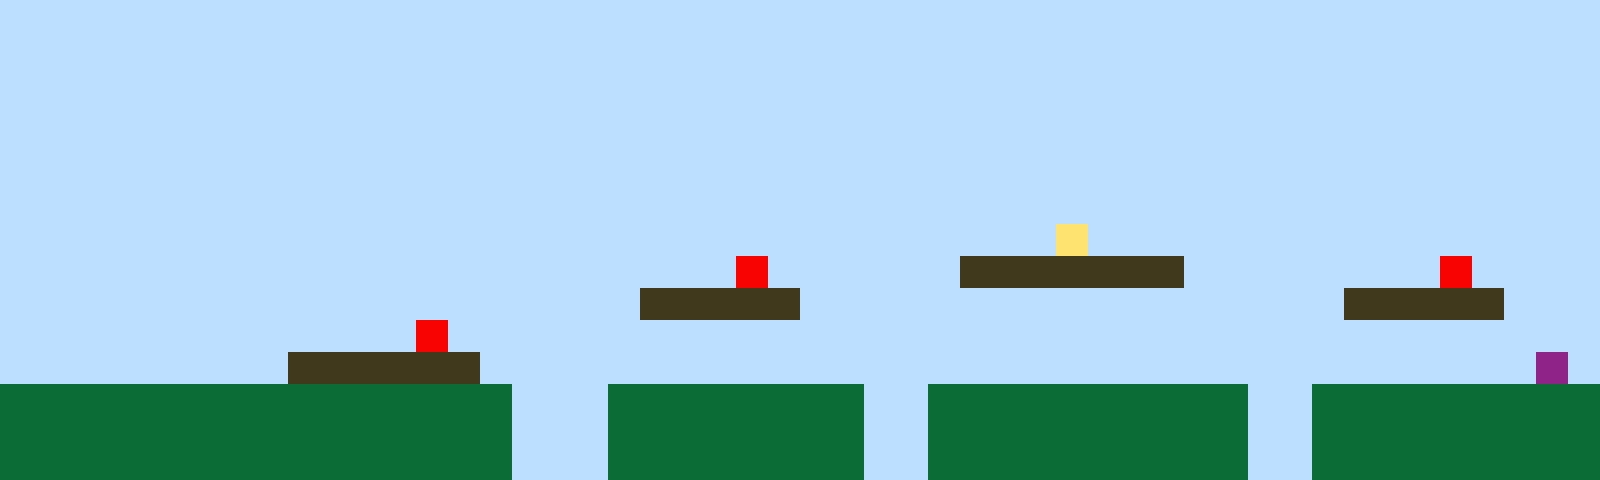

Rendered tile map (Tiled .tmx) drawn with the repository's tilesets; below, a short description and the full map source, tile grids included:
An orthogonal 50x15 tile map with 32x32 px tiles, 1 tile layer (Tile Layer 1).

<map version="1.10" tiledversion="1.11.2" orientation="orthogonal" renderorder="right-up" width="50" height="15" tilewidth="32" tileheight="32" infinite="0" nextlayerid="2" nextobjectid="1"><editorsettings><export target="map1.csv" format="csv" /></editorsettings><tileset firstgid="1" name="sprites" tilewidth="32" tileheight="32" tilecount="6" columns="3"><image source="sprites.png" width="96" height="64" /></tileset><layer id="1" name="Tile Layer 1" width="50" height="15"><data encoding="csv">1,1,1,1,1,1,1,1,1,1,1,1,1,1,1,1,1,1,1,1,1,1,1,1,1,1,1,1,1,1,1,1,1,1,1,1,1,1,1,1,1,1,1,1,1,1,1,1,1,1,1,1,1,1,1,1,1,1,1,1,1,1,1,1,1,1,1,1,1,1,1,1,1,1,1,1,1,1,1,1,1,1,1,1,1,1,1,1,1,1,1,1,1,1,1,1,1,1,1,1,1,1,1,1,1,1,1,1,1,1,1,1,1,1,1,1,1,1,1,1,1,1,1,1,1,1,1,1,1,1,1,1,1,1,1,1,1,1,1,1,1,1,1,1,1,1,1,1,1,1,1,1,1,1,1,1,1,1,1,1,1,1,1,1,1,1,1,1,1,1,1,1,1,1,1,1,1,1,1,1,1,1,1,1,1,1,1,1,1,1,1,1,1,1,1,1,1,1,1,1,1,1,1,1,1,1,1,1,1,1,1,1,1,1,1,1,1,1,1,1,1,1,1,1,1,1,1,1,1,1,1,1,1,1,1,1,1,1,1,1,1,1,1,1,1,1,1,1,1,1,1,1,1,1,1,1,1,1,1,1,1,1,1,1,1,1,1,1,1,1,1,1,1,1,1,1,1,1,1,1,1,1,1,1,1,1,1,1,1,1,1,1,1,1,1,1,1,1,1,1,1,1,1,1,1,1,1,1,1,1,1,1,1,1,1,1,1,1,1,1,1,1,1,1,1,1,1,1,1,1,1,1,1,1,1,1,1,1,1,1,1,1,1,1,1,1,1,1,1,1,1,1,1,1,1,1,1,1,1,1,1,1,1,1,1,1,1,1,1,1,1,1,1,1,1,1,1,1,1,1,1,1,1,4,1,1,1,1,1,1,1,1,1,1,1,1,1,1,1,1,1,1,1,1,1,1,1,1,1,1,1,1,1,1,1,1,1,1,1,1,1,1,1,5,1,1,1,1,1,1,3,3,3,3,3,3,3,1,1,1,1,1,1,1,1,5,1,1,1,1,1,1,1,1,1,1,1,1,1,1,1,1,1,1,1,1,1,1,1,1,3,3,3,3,3,1,1,1,1,1,1,1,1,1,1,1,1,1,1,1,1,1,3,3,3,3,3,1,1,1,1,1,1,1,1,1,1,1,1,1,1,1,1,5,1,1,1,1,1,1,1,1,1,1,1,1,1,1,1,1,1,1,1,1,1,1,1,1,1,1,1,1,1,1,1,1,1,1,1,1,1,1,1,1,1,1,1,1,1,3,3,3,3,3,3,1,1,1,1,1,1,1,1,1,1,1,1,1,1,1,1,1,1,1,1,1,1,1,1,1,1,1,1,1,1,1,1,1,6,1,2,2,2,2,2,2,2,2,2,2,2,2,2,2,2,2,1,1,1,2,2,2,2,2,2,2,2,1,1,2,2,2,2,2,2,2,2,2,2,1,1,2,2,2,2,2,2,2,2,2,2,2,2,2,2,2,2,2,2,2,2,2,2,2,2,2,1,1,1,2,2,2,2,2,2,2,2,1,1,2,2,2,2,2,2,2,2,2,2,1,1,2,2,2,2,2,2,2,2,2,2,2,2,2,2,2,2,2,2,2,2,2,2,2,2,2,1,1,1,2,2,2,2,2,2,2,2,1,1,2,2,2,2,2,2,2,2,2,2,1,1,2,2,2,2,2,2,2,2,2</data></layer></map>
